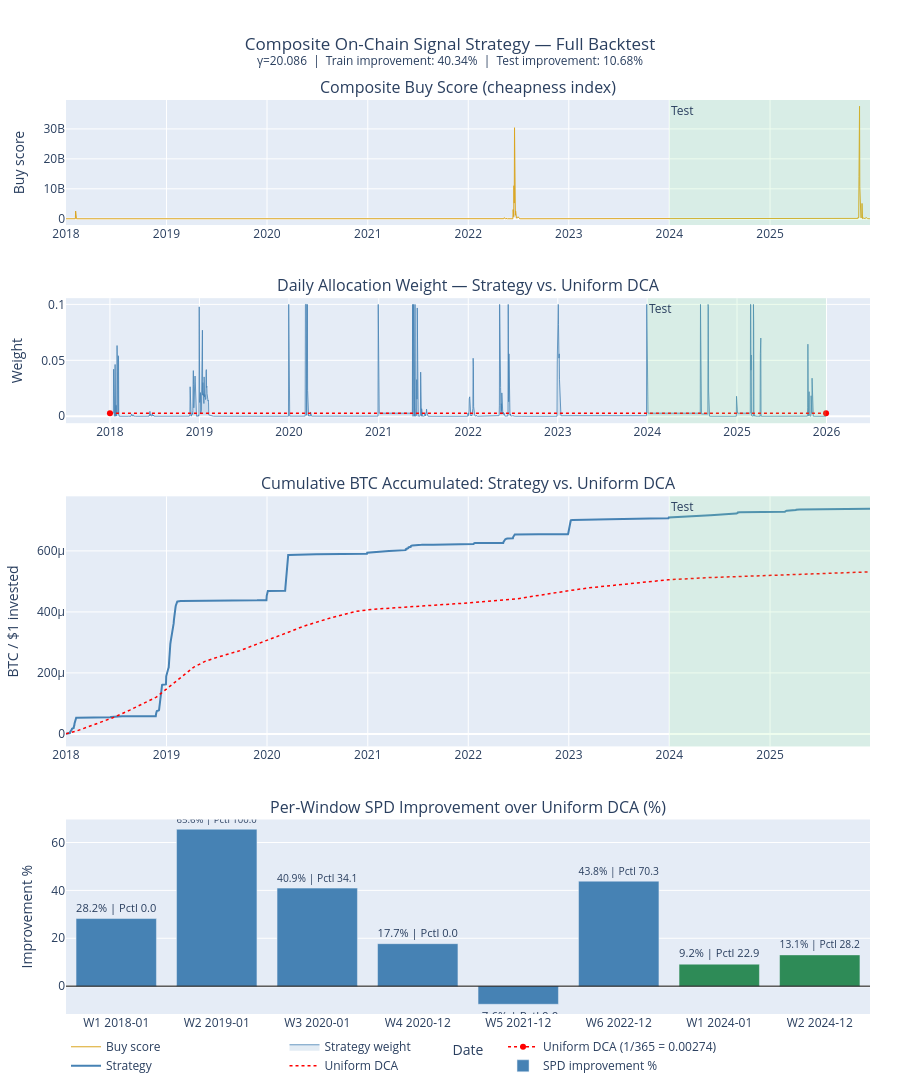

Notebook code cell kept with this figure:
### Code cell
# Full-period visualisation (4 panels)
all_scores  = np.concatenate([train_scores, test_scores])
all_weights = np.concatenate([train_weights, test_weights])
all_dates   = pd.to_datetime(
    np.concatenate([train_eval_df["date"].to_numpy(), test_eval_df["date"].to_numpy()])
)
all_prices  = np.concatenate([
    train_eval_df["price_usd"].to_numpy(),
    test_eval_df["price_usd"].to_numpy(),
])

dca_weight  = 1.0 / WINDOW_SIZE
cum_strat   = np.cumsum(all_weights / all_prices)
cum_dca     = np.cumsum(np.full(len(all_weights), dca_weight) / all_prices)

# Per-window improvement bars (train + test)
all_win_df = pd.concat([
    train_results.assign(period="Train"),
    test_results.assign(period="Test"),
], ignore_index=True)
all_win_df, overall_decay_score = add_exp_decay_percentile(all_win_df, score_col="improvement_pct", decay=0.9)


overall_wins = train_metrics["wins"] + test_metrics["wins"]
overall_n = train_metrics["n_windows"] + test_metrics["n_windows"]
overall_win_rate = overall_wins / overall_n if overall_n > 0 else np.nan
print(f"Overall win rate: {overall_win_rate:.2%} ({overall_wins}/{overall_n})")
print(f"Train exp_decay_percentile (base=0.9): {train_decay_score:.2f}")
print(f"Test exp_decay_percentile (base=0.9): {test_decay_score:.2f}")
print(f"Overall exp_decay_percentile(base=0.9): {overall_decay_score:.2f}")

# bar_labels = [
#     f"W{r.window} {str(r.start_date)[:7]}"
#     for r in all_win_df.itertuples()
# ]
# bar_colors = [
#     "steelblue" if p == "Train" else "seagreen"
#     for p in all_win_df["period"]
# ]

bar_labels = [
    f"W{r.window} {str(r.start_date)[:7]}"
    for r in all_win_df.itertuples()
]
bar_colors = [
    "steelblue" if p == "Train" else "seagreen"
    for p in all_win_df["period"]
]
bar_text = [
    f"{imp:.1f}% | Pctl {pct:.1f}"
    for imp, pct in zip(all_win_df["improvement_pct"], all_win_df["window_percentile"])
]

fig = make_subplots(
    rows=4, cols=1,
    subplot_titles=[
        "Composite Buy Score (cheapness index)",
        "Daily Allocation Weight — Strategy vs. Uniform DCA",
        "Cumulative BTC Accumulated: Strategy vs. Uniform DCA",
        "Per-Window SPD Improvement over Uniform DCA (%)",
    ],
    vertical_spacing=0.08,
    row_heights=[0.18, 0.18, 0.36, 0.28],
    shared_xaxes=False,
)

# Panel 1 - buy score
fig.add_trace(
    go.Scatter(x=all_dates, y=all_scores,
               name="Buy score", line=dict(color="goldenrod", width=1)),
    row=1, col=1,
)

# Panel 2 - weights
fig.add_trace(
    go.Scatter(x=all_dates, y=all_weights,
               name="Strategy weight", line=dict(color="steelblue", width=0.8),
               fill="tozeroy", fillcolor="rgba(70,130,180,0.15)"),
    row=2, col=1,
)
fig.add_trace(
    go.Scatter(
        x=[all_dates.min(), all_dates.max()],
        y=[dca_weight, dca_weight],
        name=f"Uniform DCA (1/365 = {dca_weight:.5f})",
        line=dict(color="red", dash="dot", width=1.5),
    ),
    row=2, col=1,
)

# Panel 3 - cumulative BTC
fig.add_trace(
    go.Scatter(x=all_dates, y=cum_strat,
               name="Strategy", line=dict(color="steelblue", width=2)),
    row=3, col=1,
)
fig.add_trace(
    go.Scatter(x=all_dates, y=cum_dca,
               name="Uniform DCA", line=dict(color="red", dash="dot", width=1.5)),
    row=3, col=1,
)

# Train / test boundary shading on panels 1–3
for row_i in [1, 2, 3]:
    fig.add_vrect(
        x0=TEST_START, x1=str(all_dates.max().date()),
        fillcolor="lightgreen", opacity=0.15, line_width=0,
        annotation_text="Test" ,
        annotation_position="top left",
        row=row_i, col=1,
    )

# Panel 4 - per-window SPD improvement bars
fig.add_trace(
    go.Bar(
        x=bar_labels,
        y=all_win_df["improvement_pct"],
        marker_color=bar_colors,
        # text=[f"{v:.1f}%" for v in all_win_df["improvement_pct"]],
        # textposition="outside",
        # name="SPD improvement %",
        text=bar_text,
        textposition="outside",
        customdata=np.c_[all_win_df["window_percentile"].to_numpy(), all_win_df["period"].to_numpy()],
        hovertemplate=(
            "<b>%{x}</b><br>"
            "SPD improvement: %{y:.2f}%<br>"
            "Expanding percentile: %{customdata[0]:.2f}<br>"
            "Period: %{customdata[1]}<extra></extra>"
        ),
        name="SPD improvement %",
    ),
    row=4, col=1,
)
fig.add_hline(y=0, line_color="black", line_width=1, row=4, col=1)

# Layout
fig.update_layout(
    title=dict(
        text=(
            f"Composite On-Chain Signal Strategy — Full Backtest<br>"
            f"<sup>γ={opt_exponent:.3f}  |  Train improvement: "
            f"{(train_results['strategy_btc'].sum()/train_results['dca_btc'].sum()-1)*100:.2f}%  |  "
            f"Test improvement: "
            f"{(test_results['strategy_btc'].sum()/test_results['dca_btc'].sum()-1)*100:.2f}%</sup>"
        ),
        x=0.5,
    ),
    height=1700,
    legend=dict(orientation="h", y=-0.02),
    margin=dict(l=60, r=30, t=100, b=60),
)
fig.update_yaxes(title_text="Buy score",   row=1, col=1)
fig.update_yaxes(title_text="Weight",      row=2, col=1)
fig.update_yaxes(title_text="BTC / $1 invested", row=3, col=1)
fig.update_yaxes(title_text="Improvement %",     row=4, col=1)
fig.update_xaxes(title_text="Date",              row=4, col=1)

fig.show()

### Figure 1 — Plotly figure (JSON) as saved in the notebook; plotly's stock layout.template omitted (floating-point values rounded to 4 significant figures; data arrays with more than 128 entries replaced by an {"elided": "..."} marker saying what was removed)
{"data": [{"line": {"color": "goldenrod", "width": 1}, "name": "Buy score", "type": "scatter", "x": {"elided": "2920 str values"}, "xaxis": "x", "y": {"elided": "2920 float values"}, "yaxis": "y"}, {"fill": "tozeroy", "fillcolor": "rgba(70,130,180,0.15)", "line": {"color": "steelblue", "width": 0.8}, "name": "Strategy weight", "type": "scatter", "x": {"elided": "2920 str values"}, "xaxis": "x2", "y": {"elided": "2920 float values"}, "yaxis": "y2"}, {"line": {"color": "red", "dash": "dot", "width": 1.5}, "name": "Uniform DCA (1/365 = 0.00274)", "type": "scatter", "x": ["2018-01-01T00:00:00", "2025-12-30T00:00:00"], "xaxis": "x2", "y": [0.00274, 0.00274], "yaxis": "y2"}, {"line": {"color": "steelblue", "width": 2}, "name": "Strategy", "type": "scatter", "x": {"elided": "2920 str values"}, "xaxis": "x3", "y": {"elided": "2920 float values"}, "yaxis": "y3"}, {"line": {"color": "red", "dash": "dot", "width": 1.5}, "name": "Uniform DCA", "type": "scatter", "x": {"elided": "2920 str values"}, "xaxis": "x3", "y": {"elided": "2920 float values"}, "yaxis": "y3"}, {"customdata": [[0, "Train"], [100.0, "Train"], [34.05, "Train"], [0, "Train"], [0, "Train"], [70.32, "Train"], [22.92, "Test"], [28.22, "Test"]], "hovertemplate": "<b>%{x}</b><br>SPD improvement: %{y:.2f}%<br>Expanding percentile: %{customdata[0]:.2f}<br>Period: %{customdata[1]}<extra></extra>", "marker": {"color": ["steelblue", "steelblue", "steelblue", "steelblue", "steelblue", "steelblue", "seagreen", "seagreen"]}, "name": "SPD improvement %", "text": ["28.2% | Pctl 0.0", "65.6% | Pctl 100.0", "40.9% | Pctl 34.1", "17.7% | Pctl 0.0", "-7.6% | Pctl 0.0", "43.8% | Pctl 70.3", "9.2% | Pctl 22.9", "13.1% | Pctl 28.2"], "textposition": "outside", "type": "bar", "x": ["W1 2018-01", "W2 2019-01", "W3 2020-01", "W4 2020-12", "W5 2021-12", "W6 2022-12", "W1 2024-01", "W2 2024-12"], "xaxis": "x4", "y": [28.24, 65.55, 40.95, 17.75, -7.572, 43.85, 9.186, 13.06], "yaxis": "y4"}], "layout": {"annotations": [{"font": {"size": 16}, "showarrow": false, "text": "Composite Buy Score (cheapness index)", "x": 0.5, "xanchor": "center", "xref": "paper", "y": 1, "yanchor": "bottom", "yref": "paper"}, {"font": {"size": 16}, "showarrow": false, "text": "Daily Allocation Weight — Strategy vs. Uniform DCA", "x": 0.5, "xanchor": "center", "xref": "paper", "y": 0.7832, "yanchor": "bottom", "yref": "paper"}, {"font": {"size": 16}, "showarrow": false, "text": "Cumulative BTC Accumulated: Strategy vs. Uniform DCA", "x": 0.5, "xanchor": "center", "xref": "paper", "y": 0.5664, "yanchor": "bottom", "yref": "paper"}, {"font": {"size": 16}, "showarrow": false, "text": "Per-Window SPD Improvement over Uniform DCA (%)", "x": 0.5, "xanchor": "center", "xref": "paper", "y": 0.2128, "yanchor": "bottom", "yref": "paper"}, {"showarrow": false, "text": "Test", "x": "2024-01-01", "xanchor": "left", "xref": "x", "y": 1, "yanchor": "top", "yref": "y domain"}, {"showarrow": false, "text": "Test", "x": "2024-01-01", "xanchor": "left", "xref": "x2", "y": 1, "yanchor": "top", "yref": "y2 domain"}, {"showarrow": false, "text": "Test", "x": "2024-01-01", "xanchor": "left", "xref": "x3", "y": 1, "yanchor": "top", "yref": "y3 domain"}], "height": 1700, "legend": {"orientation": "h", "y": -0.02}, "margin": {"b": 60, "l": 60, "r": 30, "t": 100}, "shapes": [{"fillcolor": "lightgreen", "line": {"width": 0}, "opacity": 0.15, "type": "rect", "x0": "2024-01-01", "x1": "2025-12-30", "xref": "x", "y0": 0, "y1": 1, "yref": "y domain"}, {"fillcolor": "lightgreen", "line": {"width": 0}, "opacity": 0.15, "type": "rect", "x0": "2024-01-01", "x1": "2025-12-30", "xref": "x2", "y0": 0, "y1": 1, "yref": "y2 domain"}, {"fillcolor": "lightgreen", "line": {"width": 0}, "opacity": 0.15, "type": "rect", "x0": "2024-01-01", "x1": "2025-12-30", "xref": "x3", "y0": 0, "y1": 1, "yref": "y3 domain"}, {"line": {"color": "black", "width": 1}, "type": "line", "x0": 0, "x1": 1, "xref": "x4 domain", "y0": 0, "y1": 0, "yref": "y4"}], "title": {"text": "Composite On-Chain Signal Strategy — Full Backtest<br><sup>γ=20.086  |  Train improvement: 40.34%  |  Test improvement: 10.68%</sup>", "x": 0.5}, "xaxis": {"anchor": "y", "domain": [0, 1]}, "xaxis2": {"anchor": "y2", "domain": [0, 1]}, "xaxis3": {"anchor": "y3", "domain": [0, 1]}, "xaxis4": {"anchor": "y4", "domain": [0, 1], "title": {"text": "Date"}}, "yaxis": {"anchor": "x", "domain": [0.8632, 1], "title": {"text": "Buy score"}}, "yaxis2": {"anchor": "x2", "domain": [0.6464, 0.7832], "title": {"text": "Weight"}}, "yaxis3": {"anchor": "x3", "domain": [0.2928, 0.5664], "title": {"text": "BTC / $1 invested"}}, "yaxis4": {"anchor": "x4", "domain": [0, 0.2128], "title": {"text": "Improvement %"}}}}
